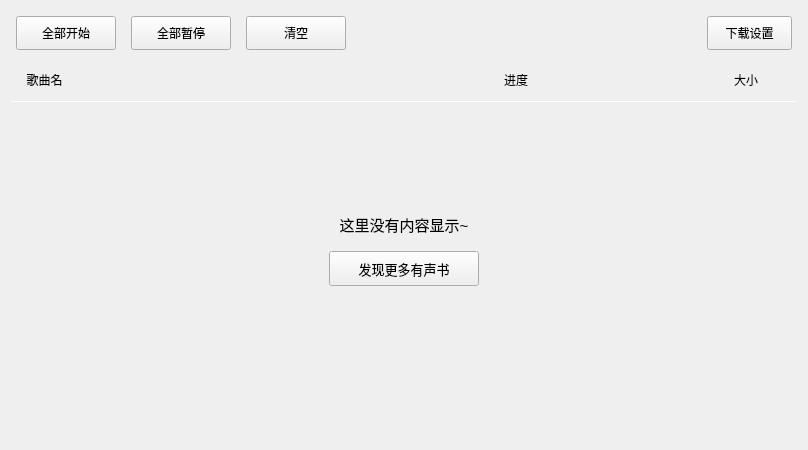
<?xml version="1.0" encoding="UTF-8"?>
<ui version="4.0">
 <class>DownloadingWidget</class>
 <widget class="QWidget" name="DownloadingWidget">
  <property name="geometry">
   <rect>
    <x>0</x>
    <y>0</y>
    <width>808</width>
    <height>450</height>
   </rect>
  </property>
  <property name="windowTitle">
   <string>DownloadingWidget</string>
  </property>
  <layout class="QVBoxLayout" name="verticalLayout">
   <item>
    <widget class="QWidget" name="option_widget" native="true">
     <layout class="QHBoxLayout" name="horizontalLayout">
      <property name="spacing">
       <number>15</number>
      </property>
      <property name="leftMargin">
       <number>5</number>
      </property>
      <property name="topMargin">
       <number>5</number>
      </property>
      <property name="rightMargin">
       <number>5</number>
      </property>
      <property name="bottomMargin">
       <number>5</number>
      </property>
      <item>
       <widget class="QToolButton" name="downloading_play_toolButton">
        <property name="minimumSize">
         <size>
          <width>100</width>
          <height>34</height>
         </size>
        </property>
        <property name="maximumSize">
         <size>
          <width>100</width>
          <height>34</height>
         </size>
        </property>
        <property name="cursor">
         <cursorShape>PointingHandCursor</cursorShape>
        </property>
        <property name="toolTip">
         <string/>
        </property>
        <property name="text">
         <string>全部开始</string>
        </property>
        <property name="toolButtonStyle">
         <enum>Qt::ToolButtonTextBesideIcon</enum>
        </property>
       </widget>
      </item>
      <item>
       <widget class="QToolButton" name="downloading_pause_toolButton">
        <property name="minimumSize">
         <size>
          <width>100</width>
          <height>34</height>
         </size>
        </property>
        <property name="maximumSize">
         <size>
          <width>100</width>
          <height>34</height>
         </size>
        </property>
        <property name="cursor">
         <cursorShape>PointingHandCursor</cursorShape>
        </property>
        <property name="toolTip">
         <string/>
        </property>
        <property name="text">
         <string>全部暂停</string>
        </property>
        <property name="toolButtonStyle">
         <enum>Qt::ToolButtonTextBesideIcon</enum>
        </property>
       </widget>
      </item>
      <item>
       <widget class="QToolButton" name="downloading_clear_toolButton">
        <property name="minimumSize">
         <size>
          <width>100</width>
          <height>34</height>
         </size>
        </property>
        <property name="maximumSize">
         <size>
          <width>100</width>
          <height>34</height>
         </size>
        </property>
        <property name="cursor">
         <cursorShape>PointingHandCursor</cursorShape>
        </property>
        <property name="toolTip">
         <string/>
        </property>
        <property name="text">
         <string>清空</string>
        </property>
        <property name="toolButtonStyle">
         <enum>Qt::ToolButtonTextBesideIcon</enum>
        </property>
       </widget>
      </item>
      <item>
       <spacer name="horizontalSpacer">
        <property name="orientation">
         <enum>Qt::Horizontal</enum>
        </property>
        <property name="sizeHint" stdset="0">
         <size>
          <width>332</width>
          <height>20</height>
         </size>
        </property>
       </spacer>
      </item>
      <item>
       <widget class="QToolButton" name="downloading_setting_toolButton">
        <property name="minimumSize">
         <size>
          <width>85</width>
          <height>34</height>
         </size>
        </property>
        <property name="maximumSize">
         <size>
          <width>85</width>
          <height>34</height>
         </size>
        </property>
        <property name="cursor">
         <cursorShape>PointingHandCursor</cursorShape>
        </property>
        <property name="toolTip">
         <string>下载设置</string>
        </property>
        <property name="text">
         <string>下载设置</string>
        </property>
        <property name="toolButtonStyle">
         <enum>Qt::ToolButtonTextOnly</enum>
        </property>
       </widget>
      </item>
     </layout>
    </widget>
   </item>
   <item>
    <widget class="QWidget" name="property_widget" native="true">
     <layout class="QHBoxLayout" name="horizontalLayout_2">
      <property name="bottomMargin">
       <number>5</number>
      </property>
      <item>
       <widget class="QLabel" name="song_name_label">
        <property name="text">
         <string>  歌曲名</string>
        </property>
       </widget>
      </item>
      <item>
       <spacer name="horizontalSpacer_2">
        <property name="orientation">
         <enum>Qt::Horizontal</enum>
        </property>
        <property name="sizeHint" stdset="0">
         <size>
          <width>458</width>
          <height>20</height>
         </size>
        </property>
       </spacer>
      </item>
      <item>
       <widget class="QLabel" name="process_label">
        <property name="text">
         <string>进度</string>
        </property>
       </widget>
      </item>
      <item>
       <spacer name="horizontalSpacer_3">
        <property name="orientation">
         <enum>Qt::Horizontal</enum>
        </property>
        <property name="sizeType">
         <enum>QSizePolicy::Fixed</enum>
        </property>
        <property name="sizeHint" stdset="0">
         <size>
          <width>200</width>
          <height>20</height>
         </size>
        </property>
       </spacer>
      </item>
      <item>
       <widget class="QLabel" name="size_label">
        <property name="text">
         <string>大小</string>
        </property>
       </widget>
      </item>
      <item>
       <spacer name="horizontalSpacer_4">
        <property name="orientation">
         <enum>Qt::Horizontal</enum>
        </property>
        <property name="sizeType">
         <enum>QSizePolicy::Fixed</enum>
        </property>
        <property name="sizeHint" stdset="0">
         <size>
          <width>30</width>
          <height>20</height>
         </size>
        </property>
       </spacer>
      </item>
     </layout>
    </widget>
   </item>
   <item>
    <widget class="QFrame" name="HLine">
     <property name="maximumSize">
      <size>
       <width>16777215</width>
       <height>1</height>
      </size>
     </property>
     <property name="frameShape">
      <enum>QFrame::HLine</enum>
     </property>
     <property name="frameShadow">
      <enum>QFrame::Sunken</enum>
     </property>
    </widget>
   </item>
   <item>
    <widget class="QWidget" name="table_widget" native="true">
     <layout class="QVBoxLayout" name="verticalLayout_2" stretch="2,1,3">
      <item>
       <spacer name="verticalSpacer_2">
        <property name="orientation">
         <enum>Qt::Vertical</enum>
        </property>
        <property name="sizeHint" stdset="0">
         <size>
          <width>20</width>
          <height>40</height>
         </size>
        </property>
       </spacer>
      </item>
      <item>
       <layout class="QGridLayout" name="gridLayout">
        <property name="verticalSpacing">
         <number>15</number>
        </property>
        <item row="0" column="0">
         <spacer name="horizontalSpacer_8">
          <property name="orientation">
           <enum>Qt::Horizontal</enum>
          </property>
          <property name="sizeHint" stdset="0">
           <size>
            <width>40</width>
            <height>20</height>
           </size>
          </property>
         </spacer>
        </item>
        <item row="0" column="1">
         <widget class="QLabel" name="prompt_label">
          <property name="font">
           <font>
            <pointsize>11</pointsize>
           </font>
          </property>
          <property name="text">
           <string>这里没有内容显示~</string>
          </property>
          <property name="scaledContents">
           <bool>false</bool>
          </property>
          <property name="alignment">
           <set>Qt::AlignBottom|Qt::AlignHCenter</set>
          </property>
         </widget>
        </item>
        <item row="0" column="2">
         <spacer name="horizontalSpacer_9">
          <property name="orientation">
           <enum>Qt::Horizontal</enum>
          </property>
          <property name="sizeHint" stdset="0">
           <size>
            <width>40</width>
            <height>20</height>
           </size>
          </property>
         </spacer>
        </item>
        <item row="1" column="0">
         <spacer name="horizontalSpacer_11">
          <property name="orientation">
           <enum>Qt::Horizontal</enum>
          </property>
          <property name="sizeHint" stdset="0">
           <size>
            <width>40</width>
            <height>20</height>
           </size>
          </property>
         </spacer>
        </item>
        <item row="1" column="1">
         <widget class="QPushButton" name="search_pushButton">
          <property name="minimumSize">
           <size>
            <width>150</width>
            <height>35</height>
           </size>
          </property>
          <property name="maximumSize">
           <size>
            <width>150</width>
            <height>35</height>
           </size>
          </property>
          <property name="font">
           <font>
            <pointsize>10</pointsize>
           </font>
          </property>
          <property name="cursor">
           <cursorShape>PointingHandCursor</cursorShape>
          </property>
          <property name="text">
           <string>发现更多有声书</string>
          </property>
         </widget>
        </item>
        <item row="1" column="2">
         <spacer name="horizontalSpacer_10">
          <property name="orientation">
           <enum>Qt::Horizontal</enum>
          </property>
          <property name="sizeHint" stdset="0">
           <size>
            <width>40</width>
            <height>20</height>
           </size>
          </property>
         </spacer>
        </item>
       </layout>
      </item>
      <item>
       <spacer name="verticalSpacer">
        <property name="orientation">
         <enum>Qt::Vertical</enum>
        </property>
        <property name="sizeHint" stdset="0">
         <size>
          <width>20</width>
          <height>40</height>
         </size>
        </property>
       </spacer>
      </item>
     </layout>
    </widget>
   </item>
  </layout>
 </widget>
 <resources/>
 <connections/>
</ui>
